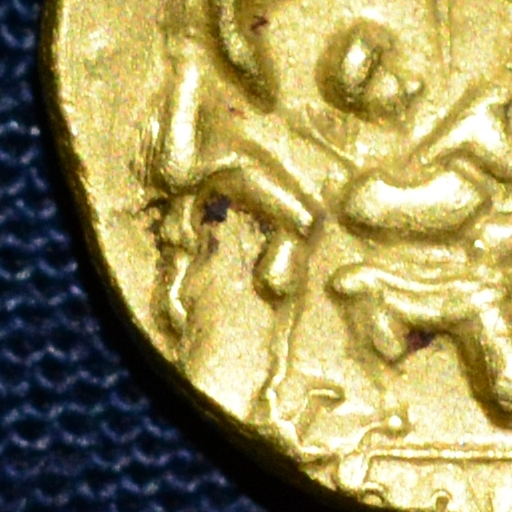
#> input picture test/coin10.jpg, 512 x 512 px
$ python heightmap_filter.py ../test/coin10.jpg 1.0
#> lines starting #> are read from the running program, lines starting #| are printed output that depends on the picture
#!/usr/bin/env python3
"""
Heightmap False-Color Filter
Highlights local height differences using a Gaussian-weighted neighborhood comparison.

Usage:
    python heightmap_filter.py <input.tiff> <gaussian_radius> [output.jpg]

Arguments:
    input.tiff        Input TIFF heightmap (normalized 0–1)
    gaussian_radius   Gaussian blur radius in pixels (e.g. 5, 10, 20)
    output.jpg        Output JPEG path (optional, defaults to <input>_diff.jpg)
"""

import sys
import numpy as np
from PIL import Image
from scipy.ndimage import gaussian_filter
import argparse
import os


# --- False-color palette ---
# Maps the signed difference [-1, 1] → RGB color
# Negative  = pixel is LOWER than neighborhood  → cool blues/purples
# Near zero = close to neighborhood average     → neutral green/white
# Positive  = pixel is HIGHER than neighborhood → warm oranges/reds

COLORMAP = np.array([
    # value   R     G     B
    [-1.00, 0.10, 0.05, 0.40],   # deep purple  (very low)
    [-0.60, 0.05, 0.20, 0.80],   # strong blue
    [-0.25, 0.20, 0.65, 0.90],   # cyan-blue
    [-0.05, 0.70, 0.90, 0.85],   # pale cyan     (slightly low)
    [ 0.00, 1.00, 1.00, 1.00],   # white         (flat)
    [ 0.05, 0.95, 0.95, 0.50],   # pale yellow   (slightly high)
    [ 0.25, 0.95, 0.75, 0.05],   # orange-yellow
    [ 0.60, 0.90, 0.25, 0.02],   # orange-red
    [ 1.00, 0.60, 0.02, 0.05],   # deep red      (very high)
], dtype=np.float32)


def apply_colormap(values: np.ndarray) -> np.ndarray:
    """Map a 2-D array of floats in [-1, 1] to RGB uint8 using the palette above."""
    stops = COLORMAP[:, 0]
    colors = COLORMAP[:, 1:]

    flat = values.ravel()
    r = np.interp(flat, stops, colors[:, 0])
    g = np.interp(flat, stops, colors[:, 1])
    b = np.interp(flat, stops, colors[:, 2])

    rgb = np.stack([r, g, b], axis=-1)
    rgb = np.clip(rgb * 255, 0, 255).astype(np.uint8)
    return rgb.reshape(values.shape[0], values.shape[1], 3)


def process(input_path: str, radius: float, output_path: str) -> None:
    # ── Load ────────────────────────────────────────────────────────────────
#> called with input_path = '../test/coin10.jpg', radius = 1, output_path = '../test/coin10_diff.jpg'
    img = Image.open(input_path)
#> img is the input picture: PIL image 512x512 RGB; mean R, G, B 156, 144.7, 91
    arr = np.array(img, dtype=np.float32)

    # Handle multi-band TIFFs (take first band / luminance)
    if arr.ndim == 3:
        if arr.shape[2] == 1:
            arr = arr[:, :, 0]
        else:
            # Weighted luminance if RGB; otherwise just first channel
            if arr.shape[2] >= 3:
                arr = 0.299 * arr[:, :, 0] + 0.587 * arr[:, :, 1] + 0.114 * arr[:, :, 2]
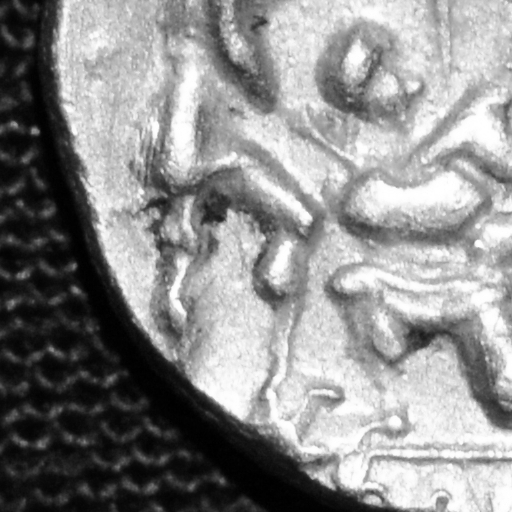
#> arr: shape (512, 512) float32; min 0, max 255, mean 142
            else:
                arr = arr[:, :, 0]

    # Normalise to [0, 1] in case source isn't perfectly normalised
    lo, hi = arr.min(), arr.max()
#> lo = 0; hi = 255
    if hi > lo:
        arr = (arr - lo) / (hi - lo)

    # ── Gaussian blur  ───────────────────────────────────────────────────────
    # sigma ≈ radius / 2  (radius is the approximate 2-sigma extent)
    sigma = max(radius / 2.0, 0.5)
    blurred = gaussian_filter(arr, sigma=sigma)

    # ── Difference  ──────────────────────────────────────────────────────────
    diff = arr - blurred          # range roughly [-0.5, 0.5] in practice
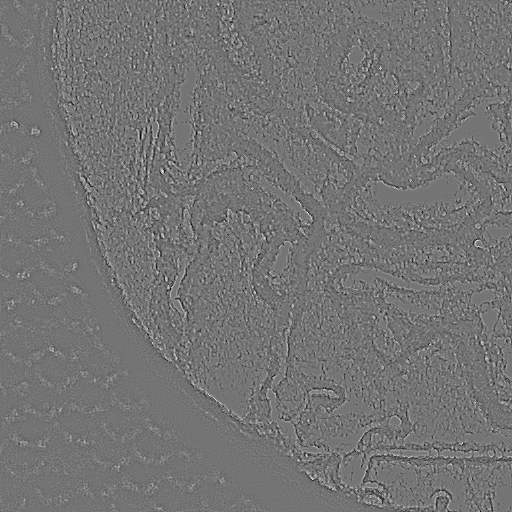
#> diff: shape (512, 512) float32; min -0.0361, max 0.043, mean 3.52e-11; drawn with min black and max white

    # Stretch contrast: find a robust percentile range
    p_low  = np.percentile(diff, 2)
#> p_low = -0.0118
    p_high = np.percentile(diff, 98)
#> p_high = 0.012
    scale  = max(abs(p_low), abs(p_high), 1e-6)
#> scale = 0.012
    diff_norm = np.clip(diff / scale, -1.0, 1.0)
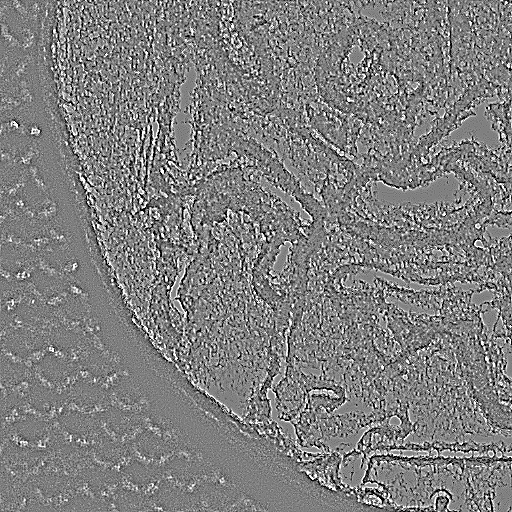
#> diff_norm: shape (512, 512) float32; min -1, max 1, mean -0.000348; drawn with min black and max white

    # ── Colorize & save  ─────────────────────────────────────────────────────
    rgb = apply_colormap(diff_norm)
#> in apply_colormap, `return rgb.reshape(values.shape[0], values.shape[1], 3)`:
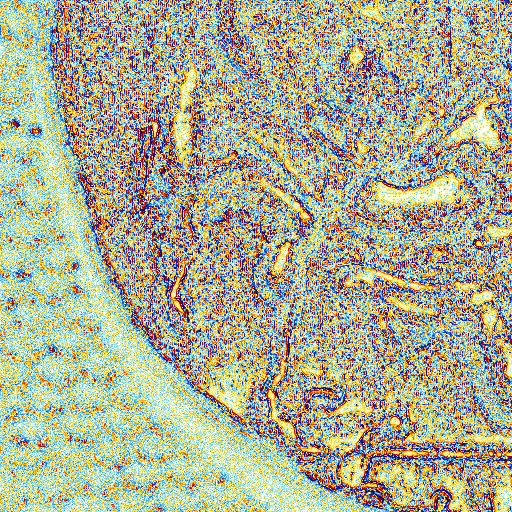
#> returned value: shape (512, 512, 3); mean of channels 0, 1, 2 170.1, 175.6, 144.6; drawn as R, G, B
    out_img = Image.fromarray(rgb, mode="RGB")
    out_img.save(output_path, quality=95)

    print(f"✓  Input       : {input_path}  ({arr.shape[1]}×{arr.shape[0]} px)")
#| ✓  Input       : ../test/coin10.jpg  (512×512 px)
    print(f"   Gaussian σ  : {sigma:.2f} px  (radius={radius})")
    print(f"   Diff range  : [{diff.min():.4f}, {diff.max():.4f}]")
#|    Diff range  : [-0.0361, 0.0430]
    print(f"   Stretch ±   : {scale:.4f}")
#|    Stretch ±   : 0.0120
    print(f"✓  Output      : {output_path}")


def main():
    parser = argparse.ArgumentParser(
        description="Apply false-color Gaussian-difference filter to a TIFF heightmap."
    )
    parser.add_argument("input",  help="Input TIFF heightmap (0–1 normalised)")
    parser.add_argument("radius", type=float,
                        help="Gaussian neighbourhood radius in pixels")
    parser.add_argument("output", nargs="?", default=None,
                        help="Output JPEG path (default: <input>_diff.jpg)")
    args = parser.parse_args()

    if args.output is None:
        base, _ = os.path.splitext(args.input)
        args.output = f"{base}_diff.jpg"

    process(args.input, args.radius, args.output)


if __name__ == "__main__":
    main()
